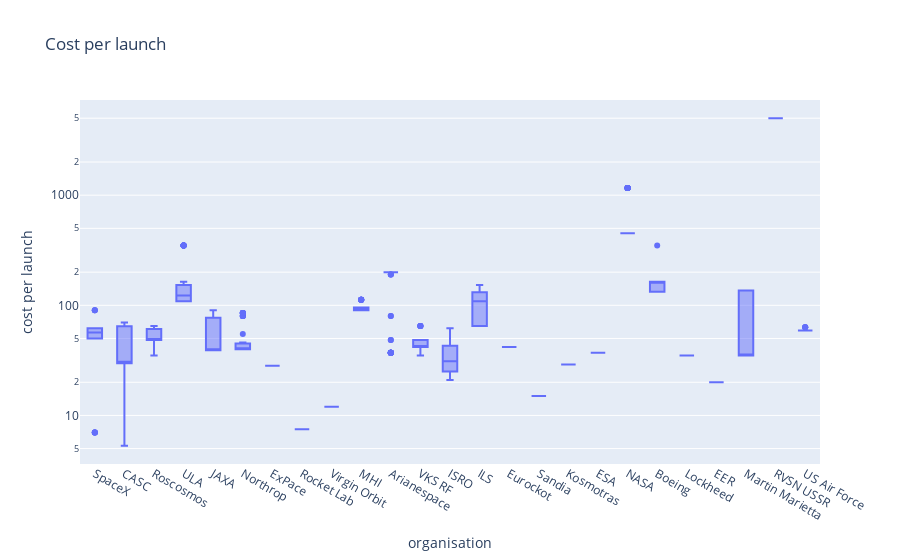

Source (notebook cell):
### Code cell
box = px.box(df_with_price, 
             x=df_with_price.Organisation, 
             y=df_with_price.Price,
             log_y=True,
             title='Cost per launch')
 
box.update_layout(xaxis_title='organisation',
                  yaxis_title='cost per launch',)
 
box.show()

### Figure 1 — Plotly figure (JSON) as saved in the notebook; plotly's stock layout.template omitted (floating-point values rounded to 4 significant figures; data arrays with more than 128 entries replaced by an {"elided": "..."} marker saying what was removed)
{"data": [{"alignmentgroup": "True", "hovertemplate": "Organisation=%{x}<br>Price=%{y}<extra></extra>", "legendgroup": "", "marker": {"color": "#636efa"}, "name": "", "notched": false, "offsetgroup": "", "orientation": "v", "showlegend": false, "type": "box", "x": {"elided": "964 str values"}, "x0": " ", "xaxis": "x", "y": {"elided": "964 float values"}, "y0": " ", "yaxis": "y"}], "layout": {"boxmode": "group", "legend": {"tracegroupgap": 0}, "title": {"text": "Cost per launch"}, "xaxis": {"anchor": "y", "domain": [0, 1], "title": {"text": "organisation"}}, "yaxis": {"anchor": "x", "domain": [0, 1], "title": {"text": "cost per launch"}, "type": "log"}}}
